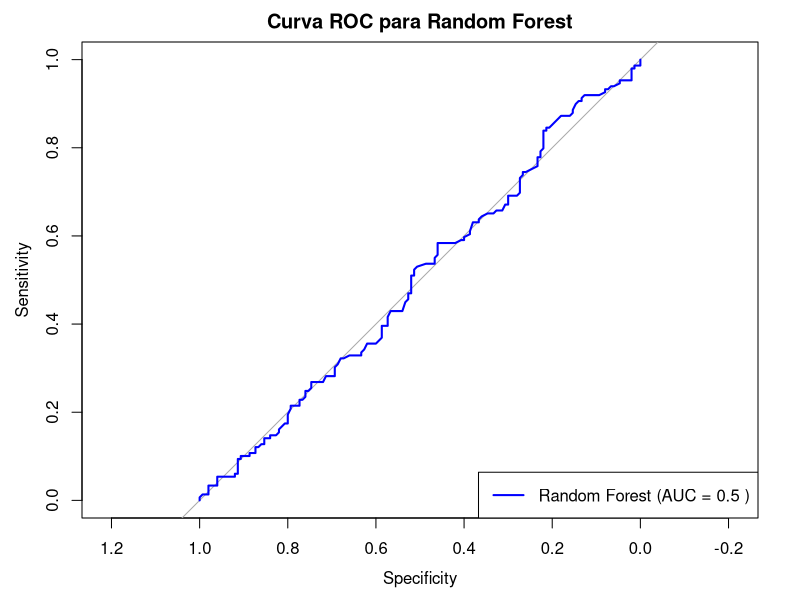

This figure's R source:
# Cargar librerías necesarias
library(caret)
library(randomForest)
library(pROC)

# Crear un dataset sintético
set.seed(42)
n_samples <- 999
n_features <- 4
X <- as.data.frame(matrix(rnorm(n_samples * n_features), ncol = n_features))
names(X) <- c("var_37", "var_3389", "var_12", "Additional")
X$Female <- factor(sample(c("Male", "Female"), n_samples, replace = TRUE))
X$Class <- factor(sample(c(0, 1), n_samples, replace = TRUE))

# Dividir los datos en conjuntos de entrenamiento y prueba
trainIndex <- createDataPartition(X$Class, p = 0.7, list = FALSE)
trainData <- X[trainIndex,]
testData <- X[-trainIndex,]

# Entrenar el modelo Random Forest
rf_model <- randomForest(Class ~ ., data = trainData)
rf_probs <- as.numeric(predict(rf_model, testData, type = "prob")[,2])

# Calcular AUC y curva ROC para Random Forest
rf_roc <- roc(as.numeric(testData$Class), rf_probs)
rf_auc <- auc(rf_roc)
print(paste("Random Forest AUC:", rf_auc))

# Graficar la curva ROC para Random Forest
plot(rf_roc, col = "blue", main = "Curva ROC para Random Forest", lwd = 2)
legend("bottomright", legend = paste("Random Forest (AUC =", round(rf_auc, 2), ")"), 
       col = "blue", lwd = 2)
